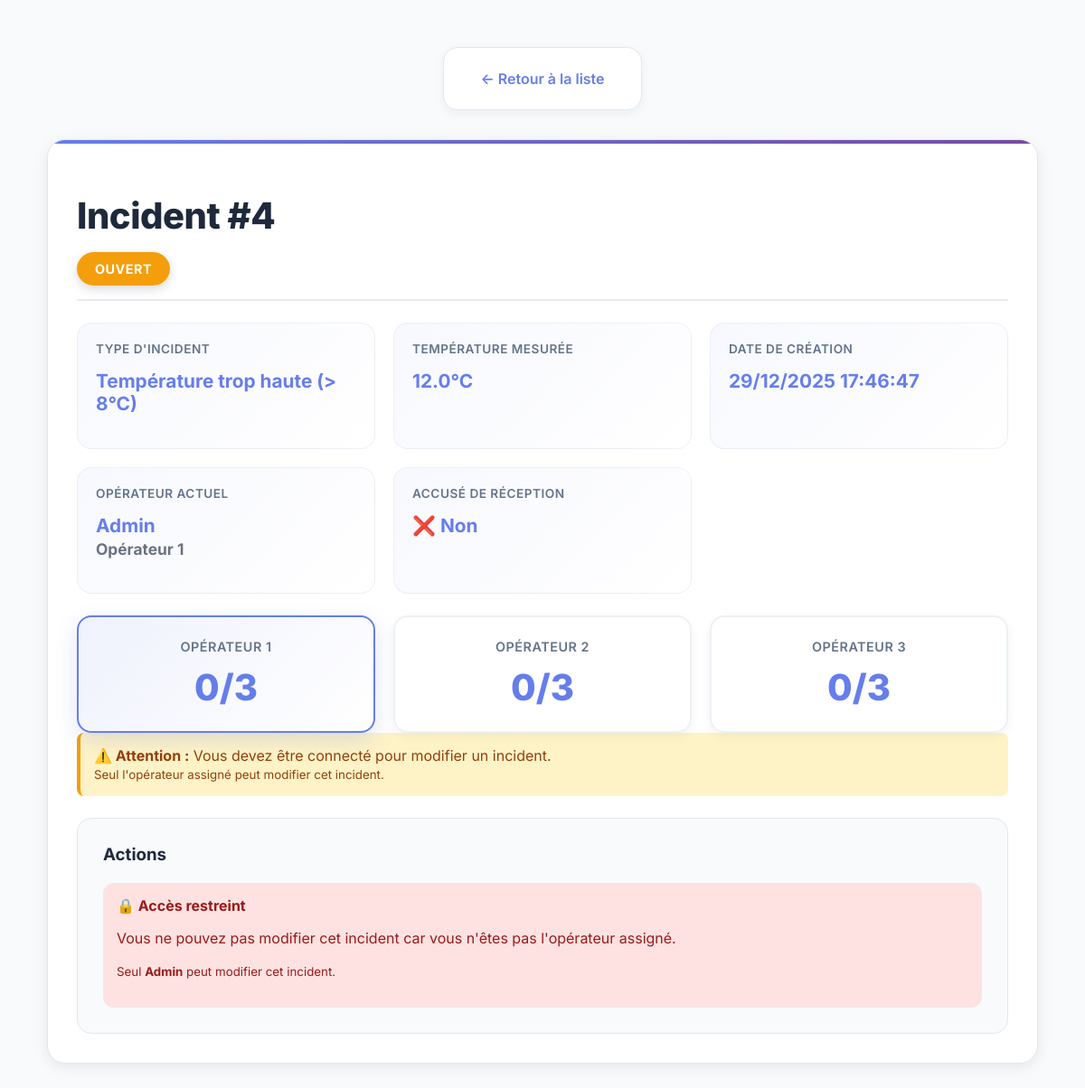
/gestion-incidents/4/, run on the app's committed database.
### DHT/models.py (models this page shows, shortened)
class Incident(models.Model):
    STATUT_CHOICES = [
        ('ouvert', 'Ouvert'),
        ('en_cours', 'En cours'),
        ('resolu', 'Résolu'),
        ('ferme', 'Fermé'),
    ]
    TYPE_INCIDENT_CHOICES = [
        ('trop_bas', 'Température trop basse (< 2°C)'),
        ('trop_haut', 'Température trop haute (> 8°C)'),
    ]
    dht11 = models.ForeignKey(Dht11, on_delete=models.CASCADE, related_name='incidents')
    temperature = models.FloatField(help_text="Température qui a déclenché l'incident")
    type_incident = models.CharField(max_length=20, choices=TYPE_INCIDENT_CHOICES)
    statut = models.CharField(max_length=20, choices=STATUT_CHOICES, default='ouvert')
    date_creation = models.DateTimeField(auto_now_add=True)
    date_modification = models.DateTimeField(auto_now=True)
    date_resolution = models.DateTimeField(null=True, blank=True)
    operateur_actuel = models.ForeignKey(
        Operateur,
        on_delete=models.SET_NULL,
        null=True,
        blank=True,
        related_name='incidents_actuels'
    )
    operateur_initial = models.ForeignKey(
        Operateur,
        on_delete=models.SET_NULL,
        null=True,
        blank=True,
        related_name='incidents_initiaux'
    )
    tentatives_operateur1 = models.IntegerField(default=0)
    tentatives_operateur2 = models.IntegerField(default=0)
    tentatives_operateur3 = models.IntegerField(default=0)
    commentaires = models.TextField(blank=True)
    accuse_reception = models.BooleanField(default=False)
    date_accuse_reception = models.DateTimeField(null=True, blank=True)
    class Meta:
        ordering = ['-date_creation']
        verbose_name = "Incident"
        verbose_name_plural = "Incidents"

class Operateur(models.Model):
    nom = models.CharField(max_length=100)
    email = models.EmailField()
    telephone = models.CharField(max_length=20, blank=True, null=True)
    ordre_escalade = models.IntegerField(help_text="Ordre d'escalade (1, 2 ou 3)")
    actif = models.BooleanField(default=True)
    user = models.OneToOneField(
        User,
        on_delete=models.SET_NULL,
        null=True,
        blank=True,
        related_name='operateur_profile',
        help_text="Utilisateur Django associé pour l'authentification"
    )
    class Meta:
        ordering = ['ordre_escalade']
        verbose_name = "Opérateur"
        verbose_name_plural = "Opérateurs"

### DHT/views.py (the view)
# urls.py: path("gestion-incidents/<int:incident_id>/", views.detail_incident, name="detail_incident"),
def detail_incident(request, incident_id):
    try:
        incident = Incident.objects.get(id=incident_id)
    except Incident.DoesNotExist:
        messages.error(request, "Incident introuvable.")
        return redirect('liste_incidents')
    operateurs = Operateur.objects.filter(actif=True)
    operateur_connecte = get_operateur_from_user(request.user)
    peut_modifier, message_erreur = verifier_permission_modification(request, incident)
    context = {
        'incident': incident,
        'operateurs': operateurs,
        'operateur_connecte': operateur_connecte,
        'peut_modifier': peut_modifier,
        'message_erreur': message_erreur,
    }
    return render(request, 'gestion_incidents/detail.html', context)

### DHT/views.py (called while the page is built, shortened)
def get_operateur_from_user(user):
    if not user or not user.is_authenticated:
        return None
    try:
        return Operateur.objects.get(user=user)
    except Operateur.DoesNotExist:
        return None

def verifier_permission_modification(request, incident):
    if not request.user.is_authenticated:
        return False, "Vous devez être connecté pour modifier un incident."

### templates/gestion_incidents/detail.html (shortened to what this page needs)
{% load static %}
<!DOCTYPE html>
<html lang="fr">
<head>
    <link rel="stylesheet" href="{% static 'css/dashboard.css' %}">
</head>
<body>
    <div class="detail-container">
        <div class="nav-links">
            <a href="{% url 'liste_incidents' %}">← Retour à la liste</a>
        </div>
        <div class="incident-card">
            <div class="incident-header">
                <div>
                    <h1>Incident #{{ incident.id }}</h1>
                    <span class="badge-statut badge-{{ incident.statut }}">
                        {{ incident.get_statut_display }}
                    </span>
                </div>
            </div>
            <div class="info-grid">
                <div class="info-item">
                    <label>Type d'incident</label>
                    <div class="value">{{ incident.get_type_incident_display }}</div>
                </div>
                <div class="info-item">
                    <label>Température mesurée</label>
                    <div class="value">{{ incident.temperature }}°C</div>
                </div>
                <div class="info-item">
                    <label>Date de création</label>
                    <div class="value">{{ incident.date_creation|date:"d/m/Y H:i:s" }}</div>
                </div>
                <div class="info-item">
                    <label>Opérateur actuel</label>
                    <div class="value">
                        {% if incident.operateur_actuel %}
                            {{ incident.operateur_actuel.nom }}<br>
                            <small style="color: #6b7280;">Opérateur {{ incident.operateur_actuel.ordre_escalade }}</small>
                        {% else %}
                            <span style="color: #9ca3af;">Non assigné</span>
                        {% endif %}
                    </div>
                </div>
                <div class="info-item">
                    <label>Accusé de réception</label>
                    <div class="value">
                        {% if incident.accuse_reception %}
                            ✅ Oui ({{ incident.date_accuse_reception|date:"d/m/Y H:i" }})
                        {% else %}
                            ❌ Non
                        {% endif %}
                    </div>
                </div>
            </div>
            <div class="tentatives-info">
                <div class="tentative-card {% if incident.operateur_actuel and incident.operateur_actuel.ordre_escalade == 1 %}active{% endif %}">
                    <h4>Opérateur 1</h4>
                    <div class="count">{{ incident.tentatives_operateur1 }}/3</div>
                </div>
                <div class="tentative-card {% if incident.operateur_actuel and incident.operateur_actuel.ordre_escalade == 2 %}active{% endif %}">
                    <h4>Opérateur 2</h4>
                    <div class="count">{{ incident.tentatives_operateur2 }}/3</div>
                </div>
                <div class="tentative-card {% if incident.operateur_actuel and incident.operateur_actuel.ordre_escalade == 3 %}active{% endif %}">
                    <h4>Opérateur 3</h4>
                    <div class="count">{{ incident.tentatives_operateur3 }}/3</div>
                </div>
            </div>
            {% if not peut_modifier and message_erreur %}
            <div style="background: #fef3c7; color: #92400e; padding: 15px; border-radius: 8px; margin-bottom: 20px; border-left: 4px solid #f59e0b;">
                <strong>⚠️ Attention :</strong> {{ message_erreur }}
                <br><small>Seul l'opérateur assigné peut modifier cet incident.</small>
            </div>
            {% endif %}
            <div class="actions-section">
                <h3>Actions</h3>
                <div class="action-buttons">
                    {% if peut_modifier %}
                        {% if not incident.accuse_reception %}
                        <form method="POST" action="{% url 'accuser_reception_incident' incident.id %}" style="display: inline-block; width: 100%;">
                            {% csrf_token %}
                            <button type="submit" class="btn btn-primary" style="width: 100%;">✅ Accuser réception</button>
                        </form>
                        {% endif %}
                        {% if incident.statut != 'resolu' and incident.statut != 'ferme' %}
                        <form method="POST" action="{% url 'traiter_incident' incident.id %}" style="display: block; width: 100%; margin-top: 16px;">
                            {% csrf_token %}
                            <div>
                                <label for="commentaire-traiter"><strong>Ajouter un commentaire et enregistrer une tentative:</strong></label>
                                <textarea name="commentaire" id="commentaire-traiter" placeholder="Décrivez l'action effectuée..."></textarea>
                            </div>
                            <button type="submit" class="btn btn-warning" style="width: 100%; margin-top: 12px;">📝 Enregistrer tentative</button>
                        </form>
                        <form method="POST" action="{% url 'resoudre_incident' incident.id %}" style="display: block; width: 100%; margin-top: 16px;">
                            {% csrf_token %}
                            <div>
                                <label for="commentaire-resoudre"><strong>Résoudre l'incident:</strong></label>
                                <textarea name="commentaire" id="commentaire-resoudre" placeholder="Commentaire de résolution..." required></textarea>
                            </div>
                            <button type="submit" class="btn btn-success" style="width: 100%; margin-top: 12px;">✅ Résoudre l'incident</button>
                        </form>
                        {% endif %}
                    {% else %}
                        <div style="background: #fee2e2; color: #991b1b; padding: 15px; border-radius: 12px; width: 100%;">
                            <strong>🔒 Accès restreint</strong>
                            <p>Vous ne pouvez pas modifier cet incident car vous n'êtes pas l'opérateur assigné.</p>
                            <p><small>Seul <strong>{{ incident.operateur_actuel.nom }}</strong> peut modifier cet incident.</small></p>
                        </div>
                    {% endif %}
                </div>
            </div>
        </div>
    </div>
</body>
</html>

### DHT/static/css/dashboard.css (style rules this page uses)
* { box-sizing: border-box; }
body { font-family: "Inter", -apple-system, BlinkMacSystemFont, "Segoe UI", Roboto, sans-serif; background: #f8fafc; margin: 0; padding: 32px; color: #1f2937; min-height: 100vh; position: relative; overflow-x: hidden; }
h1, h2 { text-align: center; margin-bottom: 24px; color: #1e293b; letter-spacing: -0.5px; font-weight: 800; font-size: 2.5rem; }
.nav-links { text-align: center; margin-bottom: 32px; padding: 16px 24px; background: #ffffff; border-radius: 16px; border: 1px solid #e2e8f0; box-shadow: 0 4px 12px rgba(0, 0, 0, 0.05); max-width: fit-content; margin-left: auto; margin-right: auto; }
.nav-links a { color: #667eea; text-decoration: none; font-weight: 600; padding: 8px 16px; border-radius: 8px; transition: all 0.3s ease; display: inline-block; position: relative; }
.nav-links a::before { content: ''; position: absolute; bottom: 4px; left: 50%; transform: translateX(-50%); width: 0; height: 2px; background: #667eea; transition: width 0.3s ease; }
.value { font-size: 3rem; margin: 16px 0; color: #667eea; font-weight: 800; line-height: 1.2; }
label { text-align: left; color: #475569; font-weight: 600; font-size: 0.9rem; text-transform: uppercase; letter-spacing: 0.5px; margin-bottom: -8px; }

### templates/gestion_incidents/detail.html (style rules this page uses)
.detail-container { max-width: 1200px; margin: 0 auto; padding: 20px; }
.incident-card { background: #ffffff; padding: 32px; border-radius: 20px; box-shadow: 0 4px 16px rgba(0, 0, 0, 0.08); margin-bottom: 24px; border: 1px solid #e2e8f0; position: relative; overflow: hidden; }
.incident-card::before { content: ''; position: absolute; top: 0; left: 0; width: 100%; height: 4px; background: linear-gradient(90deg, #667eea, #764ba2); }
.incident-header { display: flex; justify-content: space-between; align-items: start; margin-bottom: 24px; padding-bottom: 24px; border-bottom: 2px solid rgba(226, 232, 240, 0.8); }
.info-grid { display: grid; grid-template-columns: repeat(auto-fit, minmax(250px, 1fr)); gap: 20px; margin-bottom: 24px; }
.info-item { padding: 20px; background: linear-gradient(135deg, rgba(102, 126, 234, 0.05) 0%, rgba(255, 255, 255, 0.8) 100%); border-radius: 16px; border: 1px solid rgba(226, 232, 240, 0.6); transition: all 0.3s ease; }
.info-item label { display: block; color: #64748b; font-size: 0.85rem; margin-bottom: 8px; font-weight: 600; text-transform: uppercase; letter-spacing: 0.5px; }
.info-item .value { font-size: 1.3rem; font-weight: 700; color: #667eea; }
.badge-statut { padding: 10px 20px; border-radius: 20px; font-weight: 700; font-size: 0.9rem; text-transform: uppercase; letter-spacing: 0.5px; box-shadow: 0 4px 12px rgba(0, 0, 0, 0.15); }
.badge-ouvert { background: #f59e0b; color: white; }
.actions-section { background: #f8fafc; padding: 28px; border-radius: 16px; margin-top: 24px; border: 1px solid #e2e8f0; }
.actions-section h3 { margin-top: 0; color: #1e293b; font-weight: 700; }
.action-buttons { display: flex; flex-direction: column; gap: 12px; margin-top: 20px; }
.tentatives-info { display: grid; grid-template-columns: repeat(3, 1fr); gap: 20px; margin-top: 20px; }
.tentative-card { background: rgba(255, 255, 255, 0.8); padding: 24px; border-radius: 16px; text-align: center; border: 2px solid rgba(226, 232, 240, 0.6); transition: all 0.3s ease; box-shadow: 0 4px 12px rgba(0, 0, 0, 0.05); }
.tentative-card.active { border-color: #667eea; background: linear-gradient(135deg, rgba(102, 126, 234, 0.1) 0%, rgba(255, 255, 255, 0.9) 100%); box-shadow: 0 8px 24px rgba(102, 126, 234, 0.2); }
.tentative-card h4 { margin: 0 0 12px 0; color: #64748b; font-size: 0.9rem; font-weight: 600; text-transform: uppercase; letter-spacing: 0.5px; }
.tentative-card .count { font-size: 2.5rem; font-weight: 800; color: #667eea; }

### data on the page
Incident: id "4", statut "OUVERT", type_incident "Température trop haute (> 8°C)", temperature "12.0", date_creation "29/12/2025 17:46:47", operateur_actuel.nom "Admin", operateur_actuel.ordre_escalade "1", tentatives_operateur1 "0", tentatives_operateur2 "0", tentatives_operateur3 "0"

### other printed values
{{ message_erreur }} "Vous devez être connecté pour modifier un incident."
